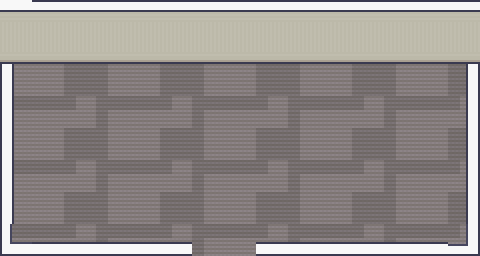

This game map was drawn from its Tiled (.tmx) file and the tilesets committed beside it. A one-line description and the full map source follow:
An orthogonal 15x8 tile map with 32x32 px tiles, 11 tile layers (Floor, Tile Layer 6, Tile Layer 7, Collisions, ...), 2 tilesets and 12 objects.

<map version="1.10" tiledversion="1.11.2" orientation="orthogonal" renderorder="right-down" width="15" height="8" tilewidth="32" tileheight="32" infinite="0" nextlayerid="17" nextobjectid="40">
 <tileset firstgid="1" source="Room_Builder_free_32x32.tsx" />
 <tileset firstgid="392" source="Interiors_free_32x32.tsx" />
 <layer id="7" name="Floor" width="15" height="8">
  <data encoding="csv">
219,220,221,219,220,221,219,220,221,219,220,221,219,220,221,
202,203,204,202,203,204,202,203,204,202,203,204,202,203,204,
219,220,221,219,220,221,219,220,221,219,220,221,219,220,221,
202,203,204,202,203,204,202,203,204,202,203,204,202,203,204,
219,220,221,219,220,221,219,220,221,219,220,221,219,220,221,
202,203,204,202,203,204,202,203,204,202,203,204,202,203,204,
219,220,221,219,220,221,219,220,221,219,220,221,219,220,221,
202,203,204,202,203,204,202,203,204,202,203,204,202,203,204
</data>
 </layer>
 <layer id="11" name="Tile Layer 6" width="15" height="8">
  <data encoding="csv">
0,0,0,0,0,0,0,0,0,0,0,0,0,0,0,
0,0,0,0,0,0,0,0,0,0,0,0,0,0,0,
0,0,0,0,0,0,0,0,0,0,0,0,0,0,0,
0,0,0,0,0,0,0,0,0,0,0,0,0,0,0,
0,0,0,0,0,0,0,0,0,0,0,0,0,0,0,
0,0,0,0,0,0,0,0,0,0,0,0,0,0,0,
0,0,0,0,0,0,0,0,0,0,0,0,0,0,0,
0,0,0,0,0,0,0,0,0,0,0,0,0,0,0
</data>
 </layer>
 <layer id="12" name="Tile Layer 7" width="15" height="8">
  <data encoding="csv">
0,0,0,0,0,0,0,0,0,0,0,0,0,0,0,
0,0,0,0,0,0,0,0,0,0,0,0,0,0,0,
0,0,0,0,0,0,0,0,0,0,0,0,0,0,0,
0,0,0,0,0,0,0,0,0,0,0,0,0,0,0,
0,0,0,0,0,0,0,0,0,0,0,0,0,0,0,
0,0,0,0,0,0,0,0,0,0,0,0,0,0,0,
0,0,0,0,0,0,0,0,0,0,0,0,0,0,0,
0,0,0,0,0,0,0,0,0,0,0,0,0,0,0
</data>
 </layer>
 <layer id="6" name="Collisions" width="15" height="8">
  <properties>
   <property name="collidable" type="bool" value="true" />
  </properties>
  <data encoding="csv">
0,331,332,332,332,332,332,332,332,332,332,332,332,332,2684354892,
0,0,0,0,0,0,0,0,0,0,0,0,0,0,0,
0,0,0,0,0,0,0,0,0,0,0,0,0,0,0,
0,0,0,0,0,0,0,0,0,0,0,0,0,0,0,
0,0,0,0,0,0,0,0,0,0,0,0,0,0,0,
0,0,0,0,0,0,0,0,0,0,0,0,0,0,0,
0,0,0,0,0,0,0,0,0,0,0,0,0,0,0,
0,0,0,0,0,0,0,0,0,0,0,0,0,0,0
</data>
 </layer>
 <layer id="10" name="Actions" width="15" height="8">
  <data encoding="csv">
0,0,0,0,0,0,0,0,0,0,0,0,0,0,0,
0,0,0,0,0,0,0,0,0,0,0,0,0,0,0,
0,0,0,0,0,0,0,0,0,0,0,0,0,0,0,
0,0,0,0,0,0,0,0,0,0,0,0,0,0,0,
0,0,0,0,0,0,0,0,0,0,0,0,0,0,0,
0,0,0,0,0,0,0,0,0,0,0,0,0,0,0,
0,0,0,0,0,0,0,0,0,0,0,0,0,0,0,
0,0,0,0,0,0,0,0,0,0,0,0,0,0,0
</data>
 </layer>
 <layer id="9" name="Tile Layer 4" width="15" height="8">
  <data encoding="csv">
0,0,0,0,0,0,0,0,0,0,0,0,0,0,0,
0,0,0,0,0,0,0,0,0,0,0,0,0,0,0,
0,0,0,0,0,0,0,0,0,0,0,0,0,0,0,
0,0,0,0,0,0,0,0,0,0,0,0,0,0,0,
0,0,0,0,0,0,0,0,0,0,317,0,0,0,0,
0,0,0,0,0,0,0,0,0,0,0,317,0,0,0,
0,0,0,0,0,0,0,0,0,0,0,0,0,0,0,
0,0,0,0,0,0,0,0,0,0,0,0,0,0,0
</data>
 </layer>
 <layer id="8" name="Tile Layer 3" width="15" height="8">
  <data encoding="csv">
1610613068,325,325,325,325,325,325,325,325,325,325,325,325,325,325,
175,342,342,342,342,342,342,342,342,342,342,342,342,342,342,
175,176,0,0,0,0,0,0,0,0,0,0,0,0,0,
175,176,0,0,0,0,0,0,0,0,0,0,0,0,0,
175,176,0,0,0,0,0,0,0,0,0,0,0,0,0,
175,176,0,0,0,317,317,0,0,0,0,0,0,0,0,
175,176,0,0,0,0,0,0,0,0,0,0,0,0,0,
175,176,0,0,0,0,0,0,0,0,0,0,0,0,0
</data>
 </layer>
 <layer id="14" name="Tile Layer 9" width="15" height="8">
  <data encoding="csv">
0,0,0,0,0,0,0,0,0,0,0,0,0,0,0,
0,0,0,0,0,0,0,0,0,0,0,0,0,0,0,
0,0,0,0,0,0,0,0,0,0,0,0,0,0,0,
0,0,0,0,0,0,0,0,0,0,0,0,0,0,0,
0,0,0,0,0,0,0,0,0,0,0,0,0,0,0,
0,0,0,0,0,0,0,0,0,0,0,0,0,0,0,
0,0,0,0,0,0,0,0,0,0,0,0,0,0,0,
0,0,0,0,0,0,0,0,0,0,0,0,0,0,0
</data>
 </layer>
 <layer id="13" name="Tile Layer 8" width="15" height="8">
  <data encoding="csv">
332,0,0,0,0,0,0,0,0,0,0,0,0,0,0,
349,0,0,0,0,0,0,0,0,0,0,0,0,0,0,
0,0,0,0,0,0,0,0,0,0,0,0,0,0,0,
0,0,0,0,0,0,0,0,0,0,0,0,0,0,0,
0,0,0,0,0,0,0,0,0,0,0,0,0,0,0,
0,0,0,0,0,0,0,0,0,0,0,0,0,0,0,
0,0,0,0,0,0,0,0,0,0,0,0,0,0,0,
0,0,0,0,0,0,0,0,0,0,0,0,0,0,0
</data>
 </layer>
 <layer id="15" name="Tile Layer 10" width="15" height="8">
  <data encoding="csv">
0,0,0,0,0,0,0,0,0,0,0,0,0,0,0,
0,0,0,0,0,0,0,0,0,0,0,0,0,0,0,
0,0,0,0,0,0,0,0,0,0,0,0,0,0,0,
0,0,0,0,0,0,0,0,0,0,0,0,0,0,0,
0,0,0,0,0,0,0,0,0,0,0,0,0,0,0,
0,0,0,0,0,0,0,0,0,0,0,0,0,0,0,
0,0,0,0,0,0,0,0,0,0,0,0,0,0,0,
0,0,0,0,0,0,0,0,0,0,0,0,0,0,0
</data>
 </layer>
 <layer id="16" name="Tile Layer 11" width="15" height="8">
  <data encoding="csv">
0,0,0,0,0,0,0,0,0,0,0,0,0,0,0,
0,0,0,0,0,0,0,0,0,0,0,0,0,0,0,
48,0,0,0,0,0,0,0,0,0,0,0,0,0,46,
48,0,0,0,0,0,0,0,0,0,0,0,0,0,46,
48,0,0,0,0,0,0,0,0,0,0,0,0,0,46,
48,0,0,0,0,0,0,0,0,0,0,0,0,0,46,
48,0,0,0,0,0,0,0,0,0,0,0,0,0,46,
1610612777,2684354606,2684354606,2684354606,2684354606,2684354606,0,0,2684354606,2684354606,2684354606,2684354606,2684354606,2684354606,3221225513
</data>
 </layer>
 <objectgroup id="2" name="Objects">
  <object id="15" x="531" y="2" />
  <object id="17" x="443.333" y="71.3334" width="9.33333" height="180.667">
   <properties>
    <property name="fromOrientation" value="horizontal" />
    <property name="fromRoom" value="kitchen" />
    <property name="spawn" type="bool" value="true" />
   </properties>
  </object>
  <object id="18" x="486.667" y="69.3333" width="18" height="182.667">
   <properties>
    <property name="destination" value="kitchen" />
    <property name="exitOrientation" value="horizontal" />
    <property name="type" value="door" />
   </properties>
  </object>
  <object id="21" x="258" y="6.66667" width="213.333" height="48.6667">
   <properties>
    <property name="collidable" type="bool" value="true" />
   </properties>
  </object>
  <object id="22" x="2.66667" y="4.66667" width="210.667" height="51.3333">
   <properties>
    <property name="collidable" type="bool" value="true" />
   </properties>
  </object>
  <object id="26" x="211.333" y="3.33333" width="44" height="49.3333">
   <properties>
    <property name="collidable" type="bool" value="true" />
   </properties>
  </object>
  <object id="28" x="197.5" y="251.917" width="52" height="12.6667">
   <properties>
    <property name="destination" value="hallway_2" />
    <property name="exitOrientation" value="vertical" />
    <property name="special_door" type="bool" value="true" />
    <property name="type" value="door" />
   </properties>
  </object>
  <object id="34" x="489.333" y="280" />
  <object id="35" x="204.762" y="162.702" width="47.5932" height="6.64092">
   <properties>
    <property name="fromOrientation" value="vertical" />
    <property name="fromRoom" value="hallway_2" />
    <property name="spawn" type="bool" value="true" />
    <property name="special_spawn" type="bool" value="true" />
   </properties>
  </object>
  <object id="36" x="46.4864" y="80.2444" width="37.6319" height="27.1171" />
  <object id="37" x="331.492" y="86.8853" width="35.4182" height="28.7773">
   <properties>
    <property name="characterId" value="mph_sister" />
    <property name="level" value="1" />
    <property name="name" value="Sister" />
    <property name="spriteAsset" value="main_player_sister.png" />
    <property name="type" value="party_member" />
   </properties>
  </object>
  <object id="38" x="263.423" y="84.6717" width="35.4182" height="28.7773">
   <properties>
    <property name="characterId" value="mph_brother" />
    <property name="level" value="1" />
    <property name="name" value="Brother" />
    <property name="spriteAsset" value="main_player_brother.png" />
    <property name="type" value="party_member" />
   </properties>
  </object>
 </objectgroup>
</map>
